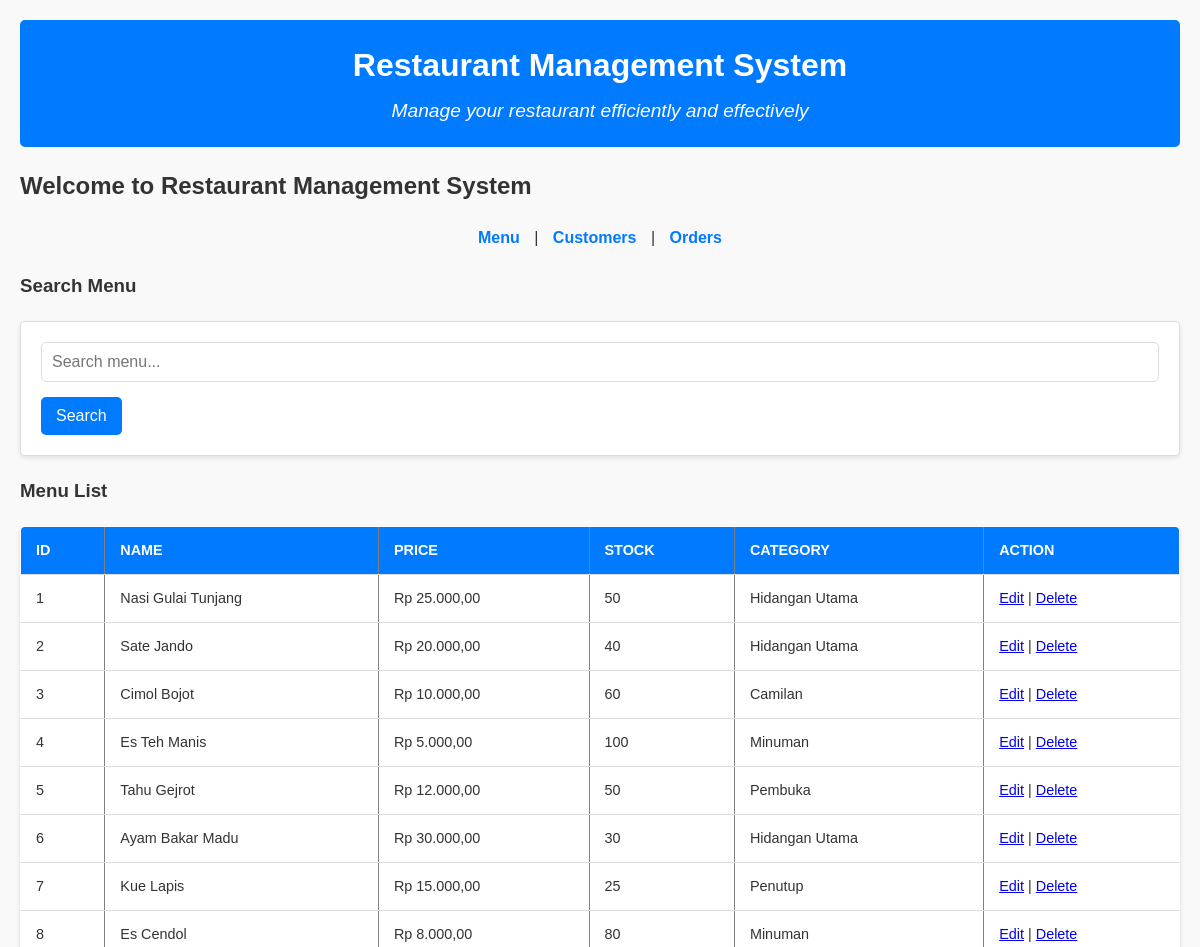
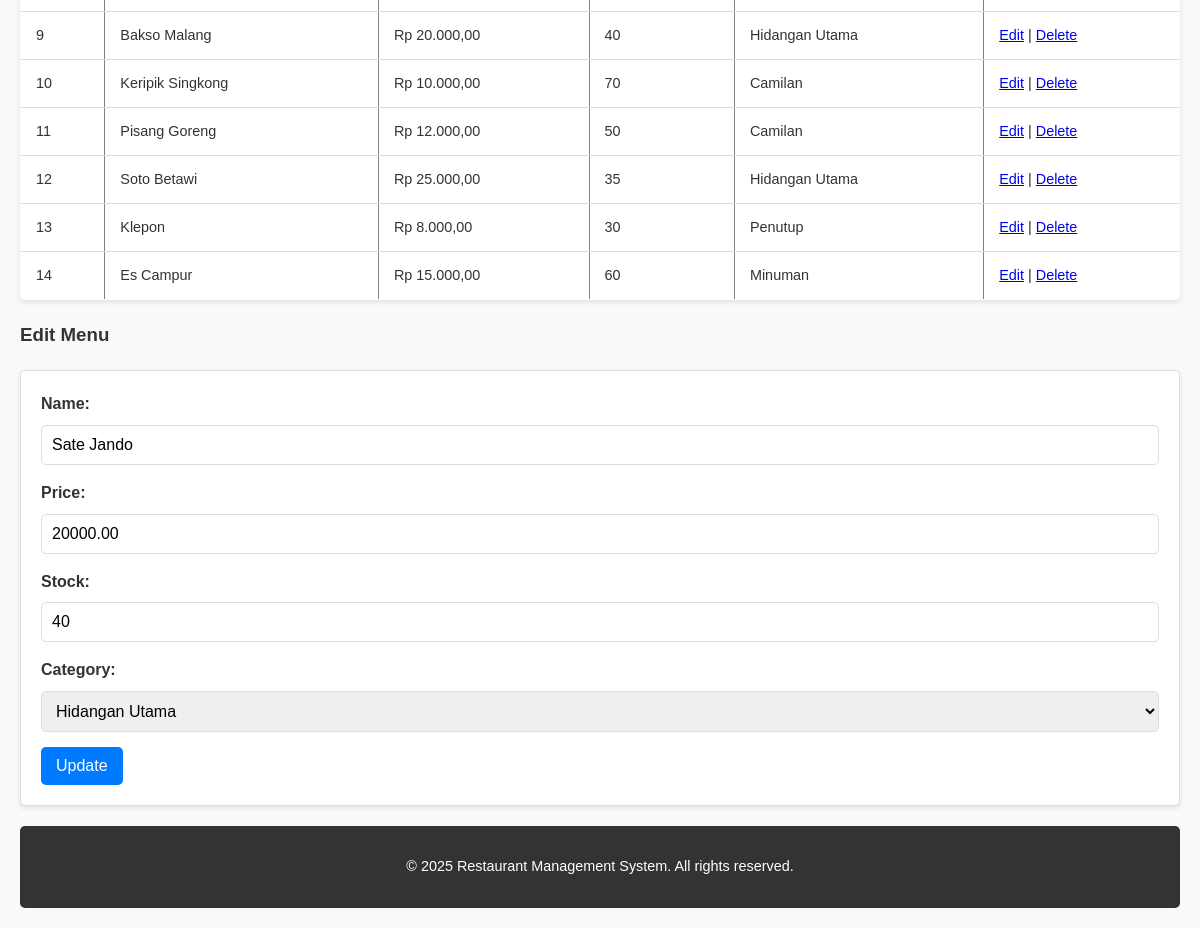
The app's page /?page=menu&edit=2 with its own data (2 pictures, top to bottom).
### tables this page shows
CREATE TABLE menu (
    id INT AUTO_INCREMENT PRIMARY KEY,
    name VARCHAR(255) NOT NULL,
    price DECIMAL(10, 2) NOT NULL,
    stock INT NOT NULL,
    category_id INT NOT NULL,
    FOREIGN KEY (category_id) REFERENCES categories(id)
);

CREATE TABLE categories (
    id INT AUTO_INCREMENT PRIMARY KEY,
    name VARCHAR(100) NOT NULL
);

### config/db.php (called while the page is built, shortened)
<?php
class Database {
    private $host = "localhost";
    private $username = "root";
    private $password = "";
    private $dbname = "restaurant_db";
    public function __construct() {
        try {
            $this->conn = new PDO("mysql:host=$this->host;dbname=$this->dbname", $this->username, $this->password);
        } catch (PDOException $e) {
            echo "Connection failed: " . $e->getMessage();
        }
    }
}
?>

### class/Menu.php (called while the page is built, shortened)
<?php
require_once 'config/db.php';
class Menu
{
    private $db;
    public function __construct()
    {
        $this->db = (new Database())->conn;
    }
    public function getAllMenu()
    {
        $stmt = $this->db->query("SELECT menu.*, categories.name AS category_name
                                  FROM menu
                                  JOIN categories ON menu.category_id = categories.id
                                  ORDER BY menu.id ASC");
        return $stmt->fetchAll(PDO::FETCH_ASSOC);
    }
    public function getAllCategories()
    {
        $stmt = $this->db->query("SELECT * FROM categories");
        return $stmt->fetchAll(PDO::FETCH_ASSOC);
    }
}
?>

### view/menu.php (the view, shortened to what this page needs)
<h3>Search Menu</h3>
<form method="GET">
    <input type="text" name="search_menu" placeholder="Search menu..." value="<?= isset($_GET['search_menu']) ? $_GET['search_menu'] : '' ?>">
    <button type="submit">Search</button>
</form>
<h3>Menu List</h3>
<table border="1">
    <tr>
        <th>ID</th>
        <th>Name</th>
        <th>Price</th>
        <th>Stock</th>
        <th>Category</th>
        <th>Action</th>
    </tr>
    <?php
    $menus = isset($_GET['search_menu']) ? $menu->searchMenu($_GET['search_menu']) : $menu->getAllMenu();
    foreach ($menus as $m): ?>
        <tr>
            <td><?= $m['id'] ?></td>
            <td><?= $m['name'] ?></td>
            <td><?= 'Rp ' . number_format($m['price'], 2, ',', '.') ?></td>
            <td><?= $m['stock'] ?></td>
            <td><?= $m['category_name'] ?></td>
            <td>
                <a href="?page=menu&edit=<?= $m['id'] ?>">Edit</a> |
                <a href="?page=menu&delete_menu=<?= $m['id'] ?>">Delete</a>
            </td>
        </tr>
    <?php endforeach; ?>
</table>
<?php if (isset($_GET['edit'])):
    $menuToEdit = null;
    foreach ($menu->getAllMenu() as $m) {
        if ($m['id'] == $_GET['edit']) {
            $menuToEdit = $m;
            break;
        }
    }
    if ($menuToEdit): ?>
        <h3>Edit Menu</h3>
        <form method="POST">
            <label>Name:</label>
            <input type="text" name="name" value="<?= $menuToEdit['name'] ?>" required>
            <label>Price:</label>
            <input type="number" name="price" value="<?= $menuToEdit['price'] ?>" required>
            <label>Stock:</label>
            <input type="number" name="stock" value="<?= $menuToEdit['stock'] ?>" required>
            <label>Category:</label>
            <select name="category_id" required>
                <?php foreach ($menu->getAllCategories() as $category): ?>
                    <option value="<?= $category['id'] ?>" <?= $category['id'] == $menuToEdit['category_id'] ? 'selected' : '' ?>>
                        <?= $category['name'] ?>
                    </option>
                <?php endforeach; ?>
            </select>
            <button type="submit" name="update_menu">Update</button>
        </form>
    <?php endif; ?>
<?php endif; ?>

### style.css (style rules this page uses)
body { font-family: 'Arial', sans-serif; margin: 20px; background-color: #f9f9f9; color: #333; line-height: 1.6; }
table { width: 100%; border-collapse: collapse; margin: 20px 0; background-color: white; box-shadow: 0 2px 5px rgba(0, 0, 0, 0.1); border-radius: 5px; overflow: hidden; }
th, td { padding: 12px 15px; text-align: left; border-bottom: 1px solid #ddd; }
th { background-color: #007bff; color: white; text-transform: uppercase; font-size: 0.9em; }
td { font-size: 0.9em; }
form { margin: 20px 0; padding: 20px; background-color: white; border: 1px solid #ddd; border-radius: 5px; box-shadow: 0 2px 5px rgba(0, 0, 0, 0.1); }
form label { display: block; margin-bottom: 8px; font-weight: bold; color: #333; }
form input[type="text"], form input[type="email"], form input[type="number"], form select { width: 100%; padding: 10px; margin-bottom: 15px; border: 1px solid #ddd; border-radius: 5px; font-size: 1em; box-sizing: border-box; }
form button { background-color: #007bff; color: white; border: none; padding: 10px 15px; font-size: 1em; border-radius: 5px; cursor: pointer; transition: background-color 0.3s ease; }
button, a.button { display: inline-block; padding: 10px 15px; font-size: 1em; color: white; background-color: #007bff; text-decoration: none; border: none; border-radius: 5px; cursor: pointer; transition: background-color 0.3s ease; }

### records on screen
menu: id "1", name "Nasi Gulai Tunjang", price "25.000,00", stock "50", category.name "Hidangan Utama"
menu: id "2", name "Sate Jando", price "20.000,00", stock "40", category.name "Hidangan Utama", price "20000.00", category_id "Hidangan Utama"
menu: id "3", name "Cimol Bojot", price "10.000,00", stock "60", category.name "Camilan"
menu: id "4", name "Es Teh Manis", price "5.000,00", stock "100", category.name "Minuman"
menu: id "5", name "Tahu Gejrot", price "12.000,00", stock "50", category.name "Pembuka"
menu: id "6", name "Ayam Bakar Madu", price "30.000,00", stock "30", category.name "Hidangan Utama"
menu: id "7", name "Kue Lapis", price "15.000,00", stock "25", category.name "Penutup"
menu: id "8", name "Es Cendol", price "8.000,00", stock "80", category.name "Minuman"
menu: id "9", name "Bakso Malang", price "20.000,00", stock "40", category.name "Hidangan Utama"
menu: id "10", name "Keripik Singkong", price "10.000,00", stock "70", category.name "Camilan"
menu: id "11", name "Pisang Goreng", price "12.000,00", stock "50", category.name "Camilan"
menu: id "12", name "Soto Betawi", price "25.000,00", stock "35", category.name "Hidangan Utama"
menu: id "13", name "Klepon", price "8.000,00", stock "30", category.name "Penutup"
menu: id "14", name "Es Campur", price "15.000,00", stock "60", category.name "Minuman"
